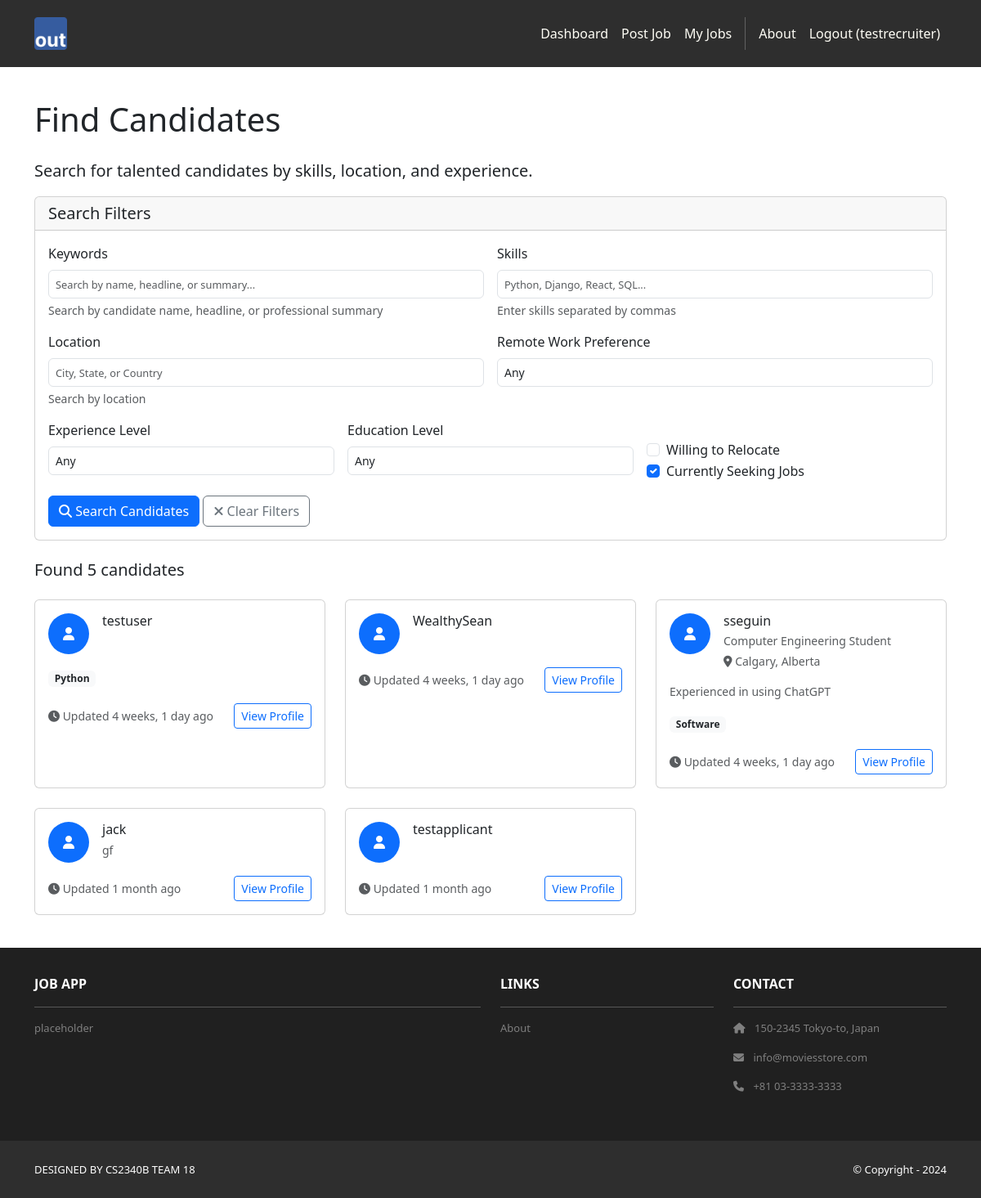
The app's page /recruiters/candidates/ (signed in) with its own data.
### applicants/models.py (models this page shows, shortened)
class ApplicantProfile(models.Model):
    user = models.OneToOneField(User, on_delete=models.CASCADE, related_name='applicant_profile')
    headline = models.CharField(
        max_length=200,
        blank=True,
        help_text="A brief professional headline (e.g., 'Software Developer with 5 years experience')"
    )
    phone = models.CharField(max_length=20, blank=True)
    city = models.CharField(max_length=100, blank=True, help_text="City")
    state = models.CharField(max_length=100, blank=True, help_text="State or Province")
    country = models.CharField(max_length=100, blank=True, help_text="Country")
    postal_code = models.CharField(max_length=20, blank=True, help_text="Postal/ZIP Code")
    latitude = models.DecimalField(
        max_digits=9, decimal_places=6, null=True, blank=True,
        help_text="Latitude coordinate (auto-populated if possible)"
    )
    longitude = models.DecimalField(
        max_digits=9, decimal_places=6, null=True, blank=True,
        help_text="Longitude coordinate (auto-populated if possible)"
    )
    location = models.CharField(max_length=200, blank=True, help_text="Full location display (auto-generated)")
    willing_to_relocate = models.BooleanField(default=False, help_text="Willing to relocate for work")
    remote_work_preference = models.CharField(
        max_length=20,
        choices=[
            ('remote_only', 'Remote Only'),
            ('hybrid', 'Hybrid'),
            ('onsite_only', 'Onsite Only'),
            ('flexible', 'Flexible'),
        ],
        default='flexible',
        help_text="Remote work preference"
    )
    summary = models.TextField(
        blank=True,
        help_text="A brief summary of your professional background and career goals"
    )
    skills = models.TextField(
        blank=True,
        help_text="List your key skills separated by commas (e.g., 'Python, Django, React, SQL')"
    )
    linkedin_url = models.URLField(blank=True, help_text="Your LinkedIn profile URL")
    github_url = models.URLField(blank=True, help_text="Your GitHub profile URL")
    portfolio_url = models.URLField(blank=True, help_text="Your portfolio or personal website URL")
    other_url = models.URLField(blank=True, help_text="Any other relevant professional URL")
    is_public = models.BooleanField(default=True, help_text="Make profile visible to recruiters")
    is_seeking_jobs = models.BooleanField(default=True, help_text="Currently looking for job opportunities")
    created_at = models.DateTimeField(auto_now_add=True)
    updated_at = models.DateTimeField(auto_now=True)
    def get_skills_list(self):
        if self.skills:
            return [skill.strip() for skill in self.skills.split(',') if skill.strip()]
        return []
    def get_short_location(self):
        location_parts = []
        if self.city:
            location_parts.append(self.city)
        if self.state:
            location_parts.append(self.state)
        return ', '.join(location_parts) if location_parts else ''
    class Meta:
        verbose_name = "Applicant Profile"
        verbose_name_plural = "Applicant Profiles"

### recruiters/views.py (the view, shortened to what this page needs)
# urls.py: path('candidates/', views.candidates, name='candidates'),
@recruiter_required
def candidates(request):
    form = CandidateSearchForm(request.GET or None)
    candidates = ApplicantProfile.objects.filter(is_public=True)
    candidates = candidates.order_by('-updated_at')
    paginator = Paginator(candidates, 12)  # Show 12 candidates per page
    page_number = request.GET.get('page')
    page_obj = paginator.get_page(page_number)
    template_data = {
        'title': 'Find Candidates',
        'user_type': 'recruiter'
    }
    return render(request, 'recruiters/candidates.html', {
        'template_data': template_data,
        'form': form,
        'page_obj': page_obj,
        'candidates_count': candidates.count()
    })

### recruiters/templates/recruiters/candidates.html (shortened to what this page needs)
{% extends 'base.html' %}
{% block content %}
<div class="p-3 mt-4">
  <div class="container">
    <div class="row">
      <div class="col-12">
        <h1 class="mb-4">Find Candidates</h1>
        <p class="lead">Search for talented candidates by skills, location, and experience.</p>
      </div>
    </div>
    <div class="row mb-4">
      <div class="col-12">
        <div class="card">
          <div class="card-header">
            <h5 class="mb-0">Search Filters</h5>
          </div>
          <div class="card-body">
            <form method="get" class="row g-3">
              <div class="col-md-6">
                <label for="{{ form.keywords.id_for_label }}" class="form-label">{{ form.keywords.label }}</label>
                {{ form.keywords }}
                <div class="form-text">{{ form.keywords.help_text }}</div>
              </div>
              <div class="col-md-6">
                <label for="{{ form.skills.id_for_label }}" class="form-label">{{ form.skills.label }}</label>
                {{ form.skills }}
                <div class="form-text">{{ form.skills.help_text }}</div>
              </div>
              <div class="col-md-6">
                <label for="{{ form.location.id_for_label }}" class="form-label">{{ form.location.label }}</label>
                {{ form.location }}
                <div class="form-text">{{ form.location.help_text }}</div>
              </div>
              <div class="col-md-6">
                <label for="{{ form.remote_preference.id_for_label }}" class="form-label">Remote Work Preference</label>
                {{ form.remote_preference }}
              </div>
              <div class="col-md-4">
                <label for="{{ form.experience_years.id_for_label }}" class="form-label">Experience Level</label>
                {{ form.experience_years }}
              </div>
              <div class="col-md-4">
                <label for="{{ form.education_level.id_for_label }}" class="form-label">Education Level</label>
                {{ form.education_level }}
              </div>
              <div class="col-md-4">
                <div class="form-check mt-4">
                  {{ form.willing_to_relocate }}
                  <label class="form-check-label" for="{{ form.willing_to_relocate.id_for_label }}">
                    Willing to Relocate
                  </label>
                </div>
                <div class="form-check">
                  {{ form.is_seeking_jobs }}
                  <label class="form-check-label" for="{{ form.is_seeking_jobs.id_for_label }}">
                    Currently Seeking Jobs
                  </label>
                </div>
              </div>
              <div class="col-12">
                <button type="submit" class="btn btn-primary">
                  <i class="fas fa-search"></i> Search Candidates
                </button>
                <a href="{% url 'recruiters:candidates' %}" class="btn btn-outline-secondary">
                  <i class="fas fa-times"></i> Clear Filters
                </a>
              </div>
            </form>
          </div>
        </div>
      </div>
    </div>
    <div class="row">
      <div class="col-12">
        <div class="d-flex justify-content-between align-items-center mb-3">
          <h5>
            {% if page_obj %}
              Found {{ candidates_count }} candidate{{ candidates_count|pluralize }}
            {% else %}
              No candidates found
            {% endif %}
          </h5>
        </div>
        {% if page_obj %}
          <div class="row">
            {% for candidate in page_obj %}
              <div class="col-md-6 col-lg-4 mb-4">
                <div class="card h-100">
                  <div class="card-body">
                    <div class="d-flex align-items-start mb-3">
                      <div class="flex-shrink-0">
                        <div class="bg-primary text-white rounded-circle d-flex align-items-center justify-content-center" style="width: 50px; height: 50px;">
                          <i class="fas fa-user"></i>
                        </div>
                      </div>
                      <div class="flex-grow-1 ms-3">
                        <h6 class="card-title mb-1">
                          {{ candidate.user.get_full_name|default:candidate.user.username }}
                        </h6>
                        {% if candidate.headline %}
                          <p class="text-muted small mb-1">{{ candidate.headline }}</p>
                        {% endif %}
                        {% if candidate.get_short_location %}
                          <p class="text-muted small mb-0">
                            <i class="fas fa-map-marker-alt"></i> {{ candidate.get_short_location }}
                          </p>
                        {% endif %}
                      </div>
                    </div>
                    {% if candidate.summary %}
                      <p class="card-text small text-muted">
                        {{ candidate.summary|truncatewords:20 }}
                      </p>
                    {% endif %}
                    {% if candidate.get_skills_list %}
                      <div class="mb-3">
                        {% for skill in candidate.get_skills_list|slice:":5" %}
                          <span class="badge bg-light text-dark me-1 mb-1">{{ skill }}</span>
                        {% endfor %}
                      </div>
                    {% endif %}
                    <div class="d-flex justify-content-between align-items-center">
                      <small class="text-muted">
                        <i class="fas fa-clock"></i> Updated {{ candidate.updated_at|timesince }} ago
                      </small>
                      <a href="{% url 'recruiters:candidate_detail' candidate.pk %}" class="btn btn-sm btn-outline-primary">
                        View Profile
                      </a>
                    </div>
                  </div>
                </div>
              </div>
            {% endfor %}
          </div>
        {% endif %}
      </div>
    </div>
  </div>
</div>
{% endblock content %}

### jobapp/templates/base.html (shortened to what this page needs)
<!DOCTYPE html>
<html>
    {% load static %}
  <head>
    <link href="https://cdn.jsdelivr.net/npm/bootstrap@5.3.3/dist/css/bootstrap.min.css" rel="stylesheet">
    <link rel="stylesheet" href="https://cdnjs.cloudflare.com/ajax/libs/font-awesome/6.1.1/css/all.min.css">
    <link rel="stylesheet" type="text/css"
          href="{% static 'css/style.css' %}">
  </head>
  <body>
     <nav class="p-3 navbar navbar-dark bg-dark
         navbar-expand-lg">
      <div class="container">
        <a class="navbar-brand"
           href="{% url 'home.index' %}">
          <img src="{% static 'img/logo.png' %}" alt="logo"
               height="40" />
        </a>
        <div class="collapse navbar-collapse"
             id="navbarNavAltMarkup">
          <div class="navbar-nav ms-auto navbar-ml">
            {% if user.is_authenticated %}
              {% if template_data.user_type == 'applicant' %}
                <a class="nav-link" href="{% url 'applicants:dashboard' %}">Dashboard</a>
                <a class="nav-link" href="{% url 'applicants:profile' %}">My Profile</a>
              {% elif template_data.user_type == 'recruiter' %}
                <a class="nav-link" href="{% url 'recruiters:dashboard' %}">Dashboard</a>
                <a class="nav-link" href="{% url 'jobs:create' %}">Post Job</a>
                <a class="nav-link" href="{% url 'jobs:recruiter_jobs' %}">My Jobs</a>
              {% endif %}
              <a class="nav-link" href="{% url 'home.about' %}">About</a>
              <a class="nav-link" href="{% url 'accounts.logout' %}">Logout ({{user.username }})</a>
            {% else %}
              <a class="nav-link" href="{% url 'home.about' %}">About</a>
              <div class="vr bg-white mx-2 d-none d-lg-block"></div>
              <a class="nav-link" href="{% url 'accounts.login' %}">Login</a>
              <a class="nav-link" href="{% url 'accounts.signup' %}">Sign Up</a>
            {% endif %}
          </div>
        </div>
      </div>
    </nav>
    <div>
      {% block content %}
      {% endblock content %}
    </div>
     <section class="p-3 ms-footer d-none d-md-block">
      <div class="container">
        <div class="row mt-3 text-white">
          <div class="col-md-6 col-lg-6 col-xl-6
               mx-auto mb-4">
            <b>JOB APP</b>
            <hr />
            <p>
              placeholder
            </p>
          </div>
          <div class="col-md-3 col-lg-3 col-xl-3
               mx-auto mb-4">
            <b>LINKS</b>
            <hr />
            <p><a class="nav-link"
              href="{% url 'home.about' %}">
              About
            </a></p>
          </div>
          <div class="col-md-3 col-lg-3 col-xl-3 mx-auto
               mb-4">
            <b>CONTACT</b>
            <hr />
            <p><i class="fas fa-home me-2"></i>
              150-2345 Tokyo-to, Japan
            </p>
            <p><i class="fas fa-envelope me-2"></i>
              info@moviesstore.com
            </p>
            <p><i class="fas fa-phone me-2"></i>
              +81 03-3333-3333
            </p>
          </div>
        </div>
      </div>
    </section>
    <section class="p-3 ms-footer-bottom bg-dark">
      <div class="container d-flex
           justify-content-between">
        <div class="me-5 text-white">
          <span>DESIGNED BY
            CS2340B TEAM 18
          </span>
        </div>
        <div class="text-white">
          <span>© Copyright - 2024</span>
        </div>
      </div>
    </section>
  </body>
</html>

### jobapp/static/css/style.css (style rules this page uses)
.navbar a.nav-link { color: #FFFEF6 !important; }
.bg-dark { background-color: #2E2E2E !important; }
.ms-footer { background-color: #202020; }
.ms-footer p { color: #7F7F7F; font-size: 13px; }
.ms-footer-bottom span { font-size: 13px; line-height: 38px; }
.card-body .form-control { font-size: 0.875rem; padding: 0.375rem 0.5rem; }
.card-body .form-control::placeholder { font-size: 0.8rem; }

### records on screen
ApplicantProfile: user.get_full_name "testuser", get_skills_list "Python", updated_at "4 weeks, 1 day"
ApplicantProfile: user.get_full_name "WealthySean", updated_at "4 weeks, 1 day"
ApplicantProfile: user.get_full_name "sseguin", headline "Computer Engineering Student", get_short_location "Calgary, Alberta", summary "Experienced in using ChatGPT", get_skills_list "Software", updated_at "4 weeks, 1 day"
ApplicantProfile: user.get_full_name "jack", headline "gf", updated_at "1 month"
ApplicantProfile: user.get_full_name "testapplicant", updated_at "1 month"

### other values on screen
{{ user.username }} "testrecruiter"
{{ candidates_count }} "5"
